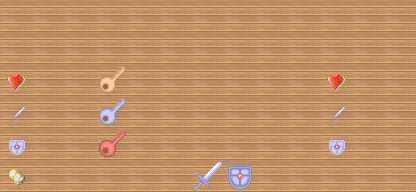

Rendered tile map (Tiled .tmx) drawn with the repository's tilesets; below, a short description and the full map source, tile grids included:
An orthogonal 13x6 tile map with 32x32 px tiles, 2 tile layers (floor, show), 2 tilesets.

<map version="1.0" orientation="orthogonal" width="13" height="6" tilewidth="32" tileheight="32">
 <tileset firstgid="1" name="wall" tilewidth="32" tileheight="32">
  <image source="wall.png" width="256" height="288" />
 </tileset>
 <tileset firstgid="73" name="item" tilewidth="32" tileheight="32">
  <image source="item.png" width="128" height="512" />
 </tileset>
 <layer name="floor" width="13" height="6">
  <data>
   <tile gid="64" />
   <tile gid="64" />
   <tile gid="64" />
   <tile gid="64" />
   <tile gid="64" />
   <tile gid="64" />
   <tile gid="64" />
   <tile gid="64" />
   <tile gid="64" />
   <tile gid="64" />
   <tile gid="64" />
   <tile gid="64" />
   <tile gid="64" />
   <tile gid="64" />
   <tile gid="64" />
   <tile gid="64" />
   <tile gid="64" />
   <tile gid="64" />
   <tile gid="64" />
   <tile gid="64" />
   <tile gid="64" />
   <tile gid="64" />
   <tile gid="64" />
   <tile gid="64" />
   <tile gid="64" />
   <tile gid="64" />
   <tile gid="64" />
   <tile gid="64" />
   <tile gid="64" />
   <tile gid="64" />
   <tile gid="64" />
   <tile gid="64" />
   <tile gid="64" />
   <tile gid="64" />
   <tile gid="64" />
   <tile gid="64" />
   <tile gid="64" />
   <tile gid="64" />
   <tile gid="64" />
   <tile gid="64" />
   <tile gid="64" />
   <tile gid="64" />
   <tile gid="64" />
   <tile gid="64" />
   <tile gid="64" />
   <tile gid="64" />
   <tile gid="64" />
   <tile gid="64" />
   <tile gid="64" />
   <tile gid="64" />
   <tile gid="64" />
   <tile gid="64" />
   <tile gid="64" />
   <tile gid="64" />
   <tile gid="64" />
   <tile gid="64" />
   <tile gid="64" />
   <tile gid="64" />
   <tile gid="64" />
   <tile gid="64" />
   <tile gid="64" />
   <tile gid="64" />
   <tile gid="64" />
   <tile gid="64" />
   <tile gid="64" />
   <tile gid="64" />
   <tile gid="64" />
   <tile gid="64" />
   <tile gid="64" />
   <tile gid="64" />
   <tile gid="64" />
   <tile gid="64" />
   <tile gid="64" />
   <tile gid="64" />
   <tile gid="64" />
   <tile gid="64" />
   <tile gid="64" />
   <tile gid="64" />
  </data>
 </layer>
 <layer name="show" width="13" height="6">
  <data>
   <tile gid="0" />
   <tile gid="0" />
   <tile gid="0" />
   <tile gid="0" />
   <tile gid="0" />
   <tile gid="0" />
   <tile gid="0" />
   <tile gid="0" />
   <tile gid="0" />
   <tile gid="0" />
   <tile gid="0" />
   <tile gid="0" />
   <tile gid="0" />
   <tile gid="0" />
   <tile gid="0" />
   <tile gid="0" />
   <tile gid="0" />
   <tile gid="0" />
   <tile gid="0" />
   <tile gid="0" />
   <tile gid="0" />
   <tile gid="0" />
   <tile gid="0" />
   <tile gid="0" />
   <tile gid="0" />
   <tile gid="0" />
   <tile gid="128" />
   <tile gid="0" />
   <tile gid="0" />
   <tile gid="89" />
   <tile gid="0" />
   <tile gid="0" />
   <tile gid="0" />
   <tile gid="0" />
   <tile gid="0" />
   <tile gid="0" />
   <tile gid="128" />
   <tile gid="0" />
   <tile gid="0" />
   <tile gid="126" />
   <tile gid="0" />
   <tile gid="0" />
   <tile gid="90" />
   <tile gid="0" />
   <tile gid="0" />
   <tile gid="0" />
   <tile gid="0" />
   <tile gid="0" />
   <tile gid="0" />
   <tile gid="126" />
   <tile gid="0" />
   <tile gid="0" />
   <tile gid="127" />
   <tile gid="0" />
   <tile gid="0" />
   <tile gid="91" />
   <tile gid="0" />
   <tile gid="0" />
   <tile gid="0" />
   <tile gid="0" />
   <tile gid="0" />
   <tile gid="0" />
   <tile gid="127" />
   <tile gid="0" />
   <tile gid="0" />
   <tile gid="134" />
   <tile gid="0" />
   <tile gid="0" />
   <tile gid="0" />
   <tile gid="0" />
   <tile gid="0" />
   <tile gid="121" />
   <tile gid="129" />
   <tile gid="0" />
   <tile gid="0" />
   <tile gid="0" />
   <tile gid="0" />
   <tile gid="0" />
  </data>
 </layer>
</map>